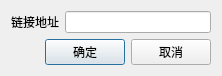
<?xml version="1.0" encoding="UTF-8"?>
<ui version="4.0">
 <class>SetURLDialog</class>
 <widget class="QDialog" name="SetURLDialog">
  <property name="geometry">
   <rect>
    <x>0</x>
    <y>0</y>
    <width>222</width>
    <height>71</height>
   </rect>
  </property>
  <property name="windowTitle">
   <string>Dialog</string>
  </property>
  <layout class="QVBoxLayout" name="verticalLayout">
   <item>
    <layout class="QHBoxLayout" name="horizontalLayout">
     <item>
      <widget class="QLabel" name="label">
       <property name="text">
        <string>链接地址</string>
       </property>
      </widget>
     </item>
     <item>
      <widget class="QLineEdit" name="lineEdit"/>
     </item>
    </layout>
   </item>
   <item>
    <layout class="QHBoxLayout" name="horizontalLayout_2">
     <item>
      <spacer name="horizontalSpacer">
       <property name="orientation">
        <enum>Qt::Horizontal</enum>
       </property>
       <property name="sizeHint" stdset="0">
        <size>
         <width>40</width>
         <height>20</height>
        </size>
       </property>
      </spacer>
     </item>
     <item>
      <widget class="QPushButton" name="pushButton">
       <property name="text">
        <string>确定</string>
       </property>
      </widget>
     </item>
     <item>
      <widget class="QPushButton" name="pushButton_2">
       <property name="text">
        <string>取消</string>
       </property>
      </widget>
     </item>
    </layout>
   </item>
  </layout>
 </widget>
 <resources/>
 <connections/>
</ui>
